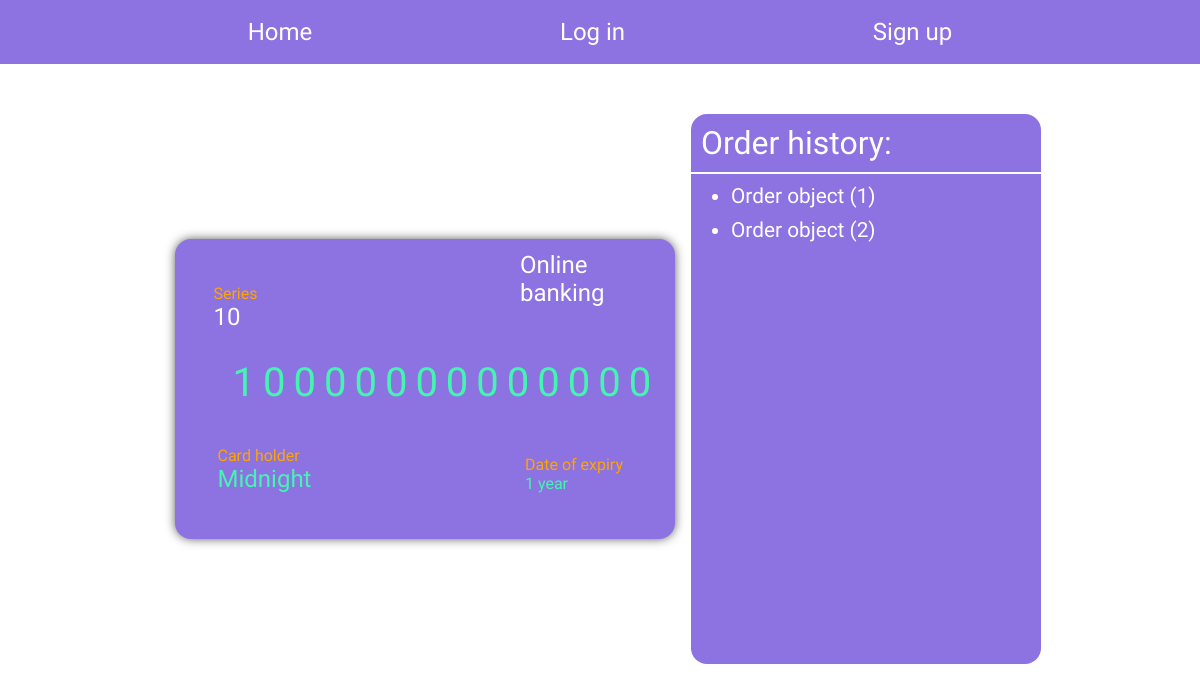
The page /32/ on the database its author committed.
### card/models.py (models this page shows, shortened)
class Card(models.Model):
    class ExpirationCardDate(models.TextChoices):
        year = "1 year", "1 year"
        halfyear = "6 months", "6 months"
        default = "30 days", "30 days"
    class StatusCard(models.TextChoices):
        non_active = 'Non active',
        active = 'Active',
        expired = 'Expired'
    series = models.IntegerField(unique=True,
                                 default=10,
                                 editable=False)
    number = models.BigIntegerField(unique=True,
                                    default=10000000000000,
                                    editable=False)
    release_date = models.DateTimeField(default=datetime.datetime.now(),
                                        editable=False)
    expiration_date = models.CharField(max_length=255,
                                       default=default_expiration_date,
                                       choices=ExpirationCardDate.choices)
    usage_date = models.DateTimeField(default=datetime.datetime.now(),
                                      editable=False)
    status = models.CharField(max_length=10,
                              default=StatusCard.choices[1][1],
                              choices=StatusCard.choices)
    holder = models.ForeignKey(User,
                               on_delete=models.CASCADE)
    def get_absolute_url(self):
        return reverse('profile', kwargs={'pk': self.pk})

class Order(models.Model):
    card = models.ForeignKey(Card, on_delete=models.CASCADE)
    user = models.ForeignKey(User, on_delete=models.CASCADE)

### card/views.py (the view)
# urls.py: path('<int:pk>/', CardDetailView.as_view(), name='profile')
class CardDetailView(DetailView):
    model = Card
    template_name = 'card_detail_view.html'
    def get_context_data(self, **kwargs):
        context = super().get_context_data(**kwargs)
        context['cards'] = Card.objects.filter(status='Active')
        context['orders'] = Order.objects.filter(card__pk=self.kwargs['pk'])
        return context

### templates/card_detail_view.html
{% extends 'base.html' %}
{% block content %}
    <div class="profile__page">
        <div class="card shadow">
            <p class="card__brand">Online banking</p>
            <div class="card__series">
                <p class="series__title">Series</p>
                <p class="series__number">{{ object.series }}</p>
            </div>
            <a href="{{ object.get_absolute_url }}" class="card__number">{{ object.number }}</a>
            <div class="card__expiration-date">
                <p class="date__title">Date of expiry</p>
                <p class="date__value">{{ object.expiration_date }}</p>
            </div>
            <div class="card__holder">
                <p class="holder__title">Card holder</p>
                <a href="{{ object.get_absolute_url }}" class="holder__name">{{ object.holder }}</a>
            </div>
        </div>
        <aside class="profile__aside">
            <p class="aside__title">Order history:</p>
            {% if orders %}
                {% for order in orders %}
                    <ul class="order__ol">
                        <li class="order__elem">{{ order }}</li>
                    </ul>
                {% endfor %}
            {% else %}
                <p class="aside__no-orders">Consumer didn't order anything yet</p>
            {% endif %}
        </aside>
    </div>
{% endblock %}

### static/css/style.css (style rules this page uses)
* { box-sizing: border-box; font-size: 16px; margin: 0; padding: 0; font-family: 'Oswald', sans-serif; }
.card { width: 500px; height: 300px; background-color: #8D72E1; border-radius: 1em; position: relative; margin: 1em; }
.card__brand { font-size: 1.5em; color: #fff; position: absolute; left: 69%; top: 4%; width: 140px; }
.card__series { position: absolute; right: 83.5%; top: 15%; }
.series__number { font-size: 1.5em; color: #fff; }
.series__title { color: orange; }
.card__number { font-size: 2.5em; letter-spacing: 0.2em; position: absolute; top: 40%; left: 11.5%; color: #44f5b1; text-decoration: none; transition: 0.5s; }
.card__expiration-date { color: #44f5b1; position: absolute; top: 72%; left: 70%; width: 100px; }
.date__title { color: orange; }
.card__holder { position: absolute; top: 69%; right: 40.5%; width: 255px; }
.holder__title { color: orange; }
.holder__name { font-size: 1.5em; color: #44f5b1; text-decoration: none; transition: 0.5s; }
.profile__page { padding: 50px; display: flex; flex-direction: row; justify-content: center; align-items: center; }
.profile__aside { background: #8D72E1; border-radius: 1em; height: 550px; width: 350px; display: flex; justify-content: start; flex-direction: column; overflow-y: scroll; }
.aside__title { padding: 10px; font-size: 2em; color: #fff; border-bottom: 2px solid #fff; }
.order__ol { padding: 10px 0px 0px 40px; }
.order__elem { font-size: 1.3em; color: #fff; }
.shadow { -webkit-box-shadow: 0px 0px 11px -1px rgba(0,0,0,0.75); -moz-box-shadow: 0px 0px 11px -1px rgba(0,0,0,0.75); box-shadow: 0px 0px 11px -1px rgba(0,0,0,0.75); }

### rows shown on the page
Card: series "10", number "10000000000000", expiration_date "1 year", holder "Midnight"
Order: id "Order object (1)"
Order: id "Order object (2)"
